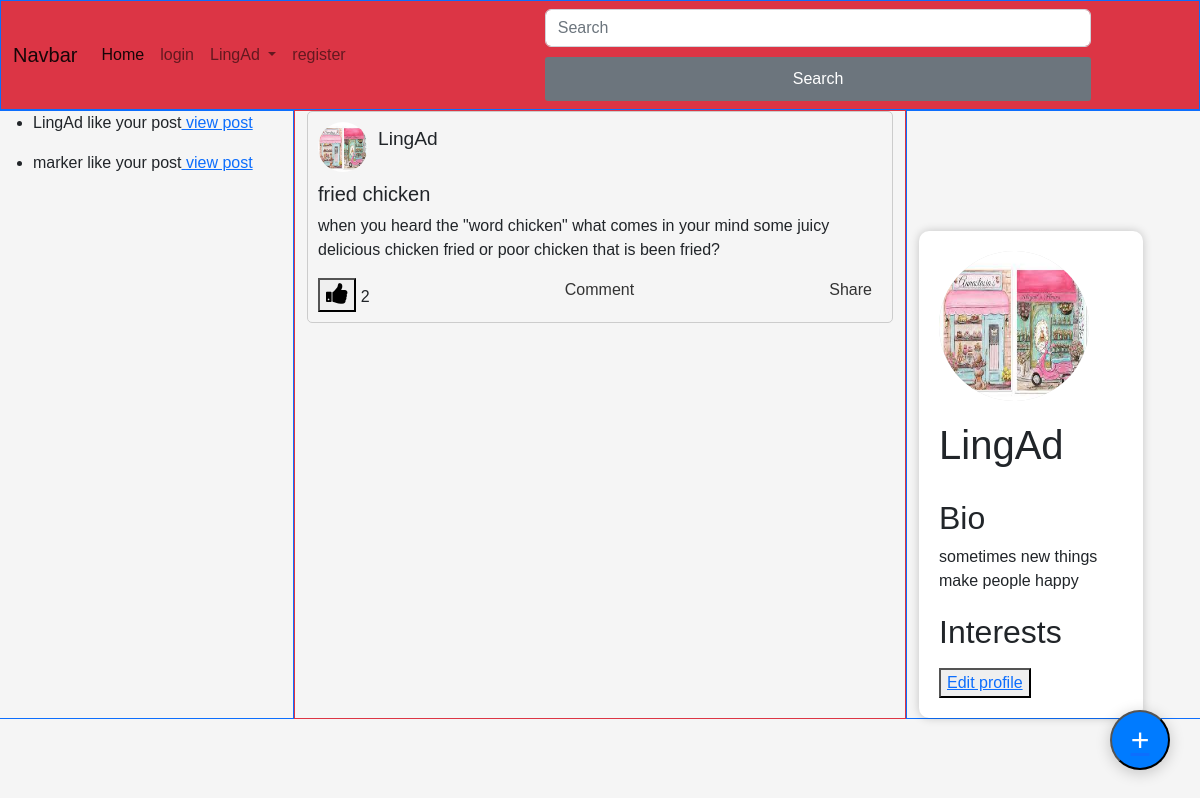
The app's page /home140 (signed in), older data.
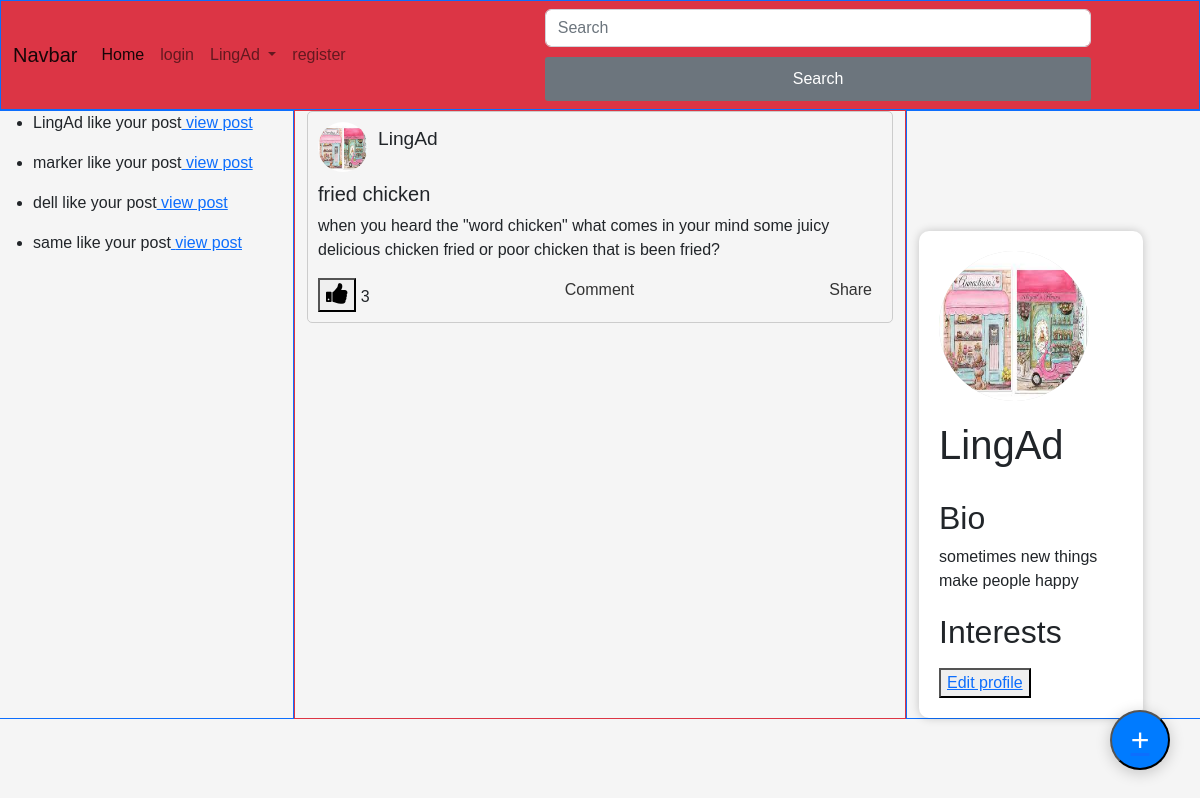
The same page, newer data.
### core/models.py (models this page shows, shortened)
class Like(models.Model):
    user = models.ForeignKey(User, on_delete=models.CASCADE)
    post = models.ForeignKey(Post, on_delete=models.CASCADE)
    noti = models.TextField(default='someone like your post')
    postOwner = models.CharField(max_length=100)

class Post(models.Model):
    user = models.ForeignKey(User, on_delete=models.CASCADE)
    user_profile = models.ForeignKey(UserProfile, on_delete=models.CASCADE)
    title = models.CharField(max_length=100)
    image = models.ImageField(default="sample_ajax/ajaxTest/static/images/default_user.jpg")
    content = models.TextField()
    created_at = models.DateTimeField(auto_now_add=True)
    updated_at = models.DateField(auto_now=True)
    like_count = models.PositiveIntegerField(default=0)
    def user_pic(self):
        return self.user_profile.profile_pic

class UserProfile(models.Model):
    user = models.OneToOneField(User, on_delete=models.CASCADE)
    bio = models.TextField(max_length=200,default='user does not provied bio')
    location = models.CharField(max_length=200,blank=True)
    profile_pic = models.ImageField(upload_to='profile_pics/',default="sample_ajax/ajaxTest/static/images/default_user.jpg")
    interests = models.CharField(max_length=200,blank=True)
    twitter_handle = models.CharField(max_length=50, blank=True,default='no twitter')
    facebook_handle = models.CharField(max_length=50, blank=True,default='no facebook')
    instagram_handle = models.CharField(max_length=50, blank=True,default='no instagram')
    followed = models.ManyToManyField(User,related_name='followed_users',blank=True)
    follower = models.ManyToManyField(User,related_name='follower_users',blank=True)
    class Meta:
        ordering = ['user']

### core/views.py (the view)
# urls.py: path('home<int:pk>',view_post,name="view post"),
def view_post(request,pk):
    get_post = Like.objects.get(id=pk)
    get_postId = get_post.post.id
    viewPost = Post.objects.get(id=get_postId)
    posts = Post.objects.all()
    pP = UserProfile.objects.get(user = request.user.id)
    likeNoti = Like.objects.filter(postOwner = request.user.username)
    context = {
        'user_name': request.user,
        'posts': posts,
        'view_post':viewPost,
        'userP': pP,
        'notifications': likeNoti,
        'post': posts, # pass the first post object to the context
    }
    return render(request,'home.html',context)

### core/templates/home.html (shortened to what this page needs)
{% extends 'base.html' %}
{% block content %}
<div class="row " style ="margin-top:110px;">
    <div class="col border border-primary">
        {% for model in notifications %}
        <ul>
          <li>{{model.noti}}<a href="home{{model.id}}"> view post</a></li>
        </ul>
        {% endfor %}
    </div>
    <div class="col-6 border border-danger" style="">
      {% if view_post %}
      <div class="post">
        <div class="post-header">
            <img src="{{view_post.user_pic.url}}" alt="Profile Picture">
            <div class="post-header-info">
                <h2>{{view_post.user}}</h2>
            </div>
        </div>
        <div class="post-body">
          <h5>{{view_post.title}}</h5>
          <p>{{view_post.content}}</p>
        </div>
        <div class="post-footer">
            <div><button id="{{view_post.user}}" class="{{view_post.id}}" onclick="likeFunction('{{view_post.user}}','{{view_post.id}}')"><i class="fa fa-thumbs-up" style="font-size:24px"></i></button> <a id="{{view_post.id}}">{{view_post.like_count}}</a></div>
            <div><a href="#">Comment</a> {{comment}}</div>
            <div><a href="#">Share</a> {{share}}</div>
        </div>
      </div>
      {% endif %}
    </div>
    <div class="col border border-primary">
      <div id="container">
        <img id="profile-pic" src="{{userP.profile_pic.url}}" alt="Profile Picture">
        <h1>{{user_name}}</h1>
        <div class="bio">
          <h2>Bio</h2>
          <p>{{userP.bio}}</p>
        </div>
        <h2>Interests</h2>
        <button><a href="userProfile">Edit profile</a> </button>
      </div>
    </div>
</div>
<button class="floating-circle" title="Create Post" id="createBtn">
  <a href="create_post"><div class="plus-sign">+</div></a>
</button>
{% endblock  %}

Row changes from the older to the newer data that the page shows:
added Like: noti "dell like your post"
added Like: noti "same like your post"
changed Post "fried chicken": like_count "2" → "3"
